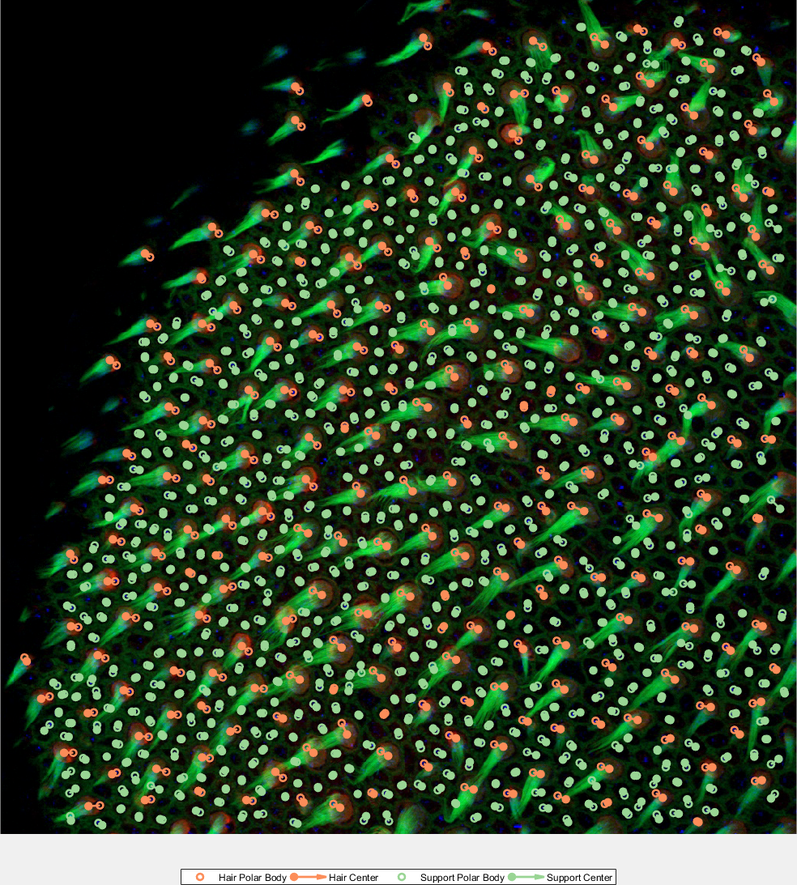
%> input picture Sourced Functions/export_fig/pdf.png, 797 x 885 px, shrunk from 984 x 1093 before the run
$ octave --eval "result = BW_Edge2CtrDist(rgb2gray(imread('export_fig/pdf.png')));"   (GNU Octave 9; MATLAB toolbox functions it lacks are replaced by stand-ins)
%> lines starting %> are read from the running program, lines starting %| are printed output that depends on the picture; in (x1, y1, x2, y2) boxes, pixels count from 0 and x2, y2 are one past the last pixel; in counts of white or black regions, pixels touching at a corner belong together; the program's own positions count from 1
%> in BW_Edge2CtrDist, `BW = logical(BW);`:
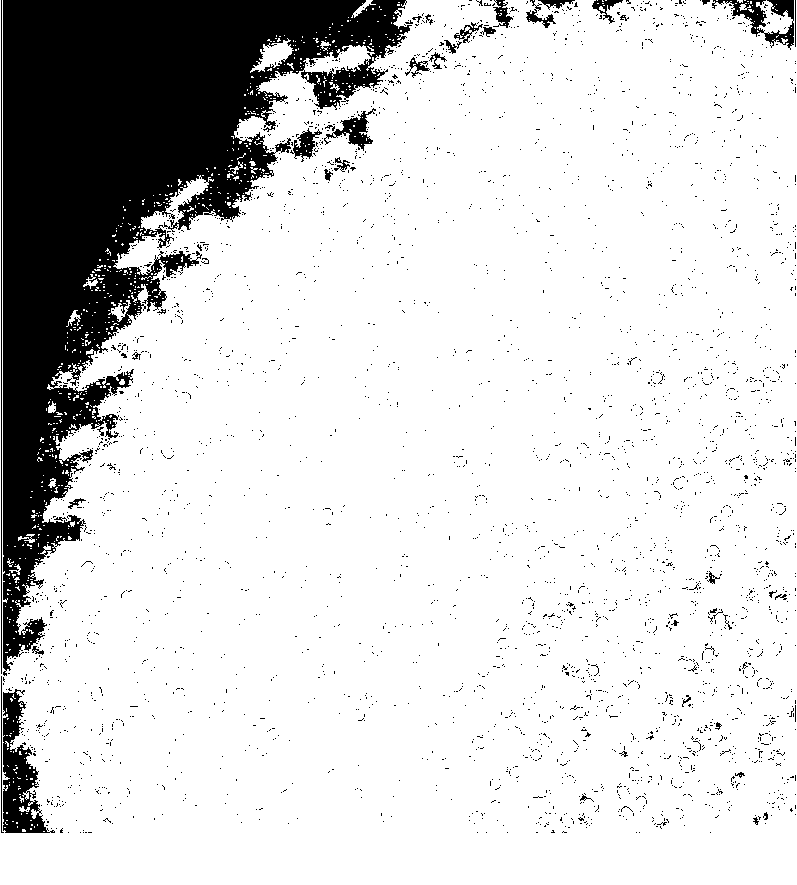
%> BW: size 885x797 logical; 83.8% white; 3335 black regions (3290 under 20 px), largest, box (x1, y1, x2, y2) and area: (3, 0, 412, 676) 98156, (3, 689, 55, 833) 3298, (712, 0, 794, 50) 1280
%> in BW_Edge2CtrDist, `EdgeMap = bwdist(~BW);`:
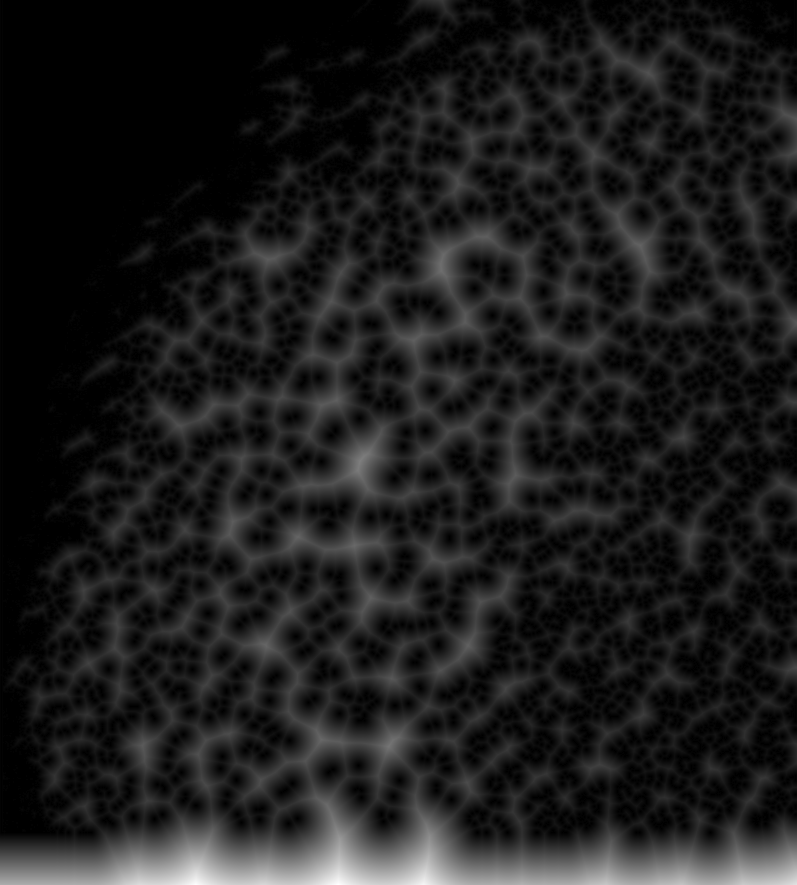
%> EdgeMap: size 885x797 single; min 0, max 77.42, mean 8.7; drawn with min black and max white
### Sourced Functions/BWVisualCenter.m
function [centers,centersmask,centerptim] = BWVisualCenter(bwimage)
%BWVISUALCENTER find the visual center of connected components in a binary
%image.
%   Detailed explanation goes here
if (sum(bwimage(:))==0)
    centers = [];
    centersmask = false(size(bwimage));
    centerptim = centersmask;
else
filledIm = imfill(bwimage,'holes');
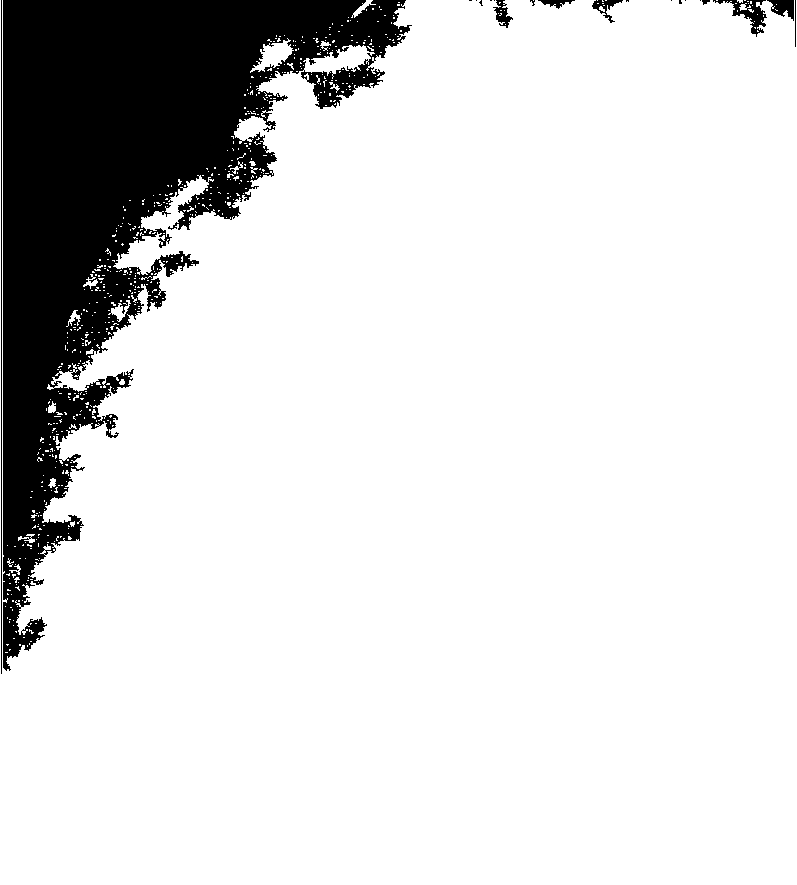
%> filledIm: size 885x797 logical; 85.8% white; 20 black regions (11 under 20 px), largest, box (x1, y1, x2, y2) and area: (3, 0, 412, 671) 97467, (1, 0, 2, 674) 674, (713, 0, 767, 37) 609
centersmask = bwmorph(filledIm,'shrink',inf);
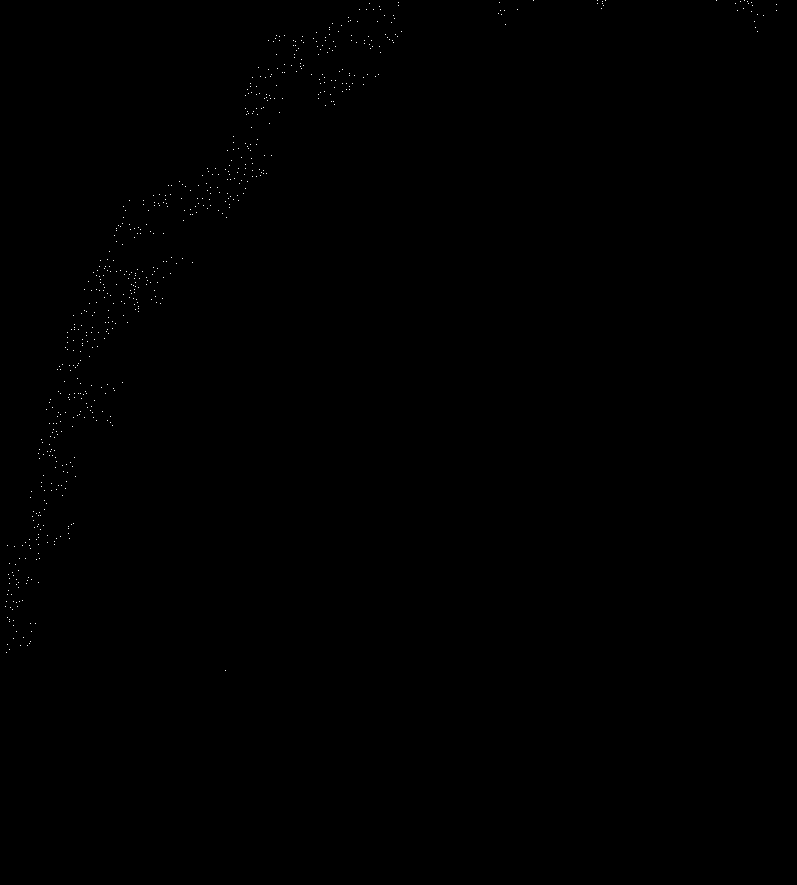
%> centersmask: size 885x797 logical; 0.09% white in thin lines or dots, all inside (x1, y1, x2, y2) = (5, 0, 777, 671)
parms = regionprops(centersmask,'Centroid');
%> parms = 658 regions; first 5, Centroid: [6 607], [7 602], [7 653], [8 546], [8 595]
centers = cat(1,parms.Centroid);
%> centers = 658 rows, first 12: [6 607; 7 602; 7 653; 8 546; 8 595; 8 618; 8 645; 9 575; 9 591; 10 564; 10 579; 10 584]

centerptim = false(size(bwimage));

%> the run ends on the next line
ctrpix = pts2pix(fliplr(centers),size(bwimage));
centerptim(ctrpix) = true;

% Reorder to match standard output of regionprops.
% Get labels
labIm = bwlabel(filledIm);
labID = labIm(ctrpix);

centers=centers(labID,:);
end


end

### Sourced Functions/BW_Edge2CtrDist.m
function [Edge2CtrMap,EdgeMap,CtrMap] = BW_Edge2CtrDist(BW,varargin)
%BW_EDGE2CTRDIST computes the Edge2Center distance map of a binary image.
%   Detailed explanation goes here
%% parse input
p=inputParser;
addRequired(p,'BW')
addParameter(p,'Normalize',true,@islogical);

parse(p,BW,varargin{:})
Normalize = p.Results.Normalize;

if ~islogical(BW)
    BW = logical(BW);
end

%%
EdgeMap = bwdist(~BW);
[~,~,ctrIm] = BWVisualCenter(BW);
CtrMap = bwdist(ctrIm).*BW;
Edge2CtrMap = CtrMap./(CtrMap+EdgeMap);

if Normalize
[Edge2CtrMap] = NormByBWComp(BW,Edge2CtrMap);
end

end
